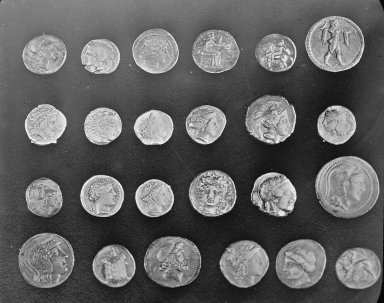
#> input picture skimage.data.coins(), 384 x 303 px
$ jupyter execute 02-filter_basics.ipynb
#> lines starting #> are read from the running program, lines starting #| are printed output that depends on the picture
## Q7 - Filtering

**Exercise overview**
Apply filters to a picture of coins, template matching to a sunflower picture and edge detection to a picture of people

### a
_Focus on filtering (convolution and correlation, blurring/smoothing, noise)_

**Filters/Kernels**
- Correlation: Small filter/kernal that slides over the image pixel-by-pixel, applying a weighted sum of the neighboring pixels (**inner product**).
- Convolution: Flips the kernel both horizontally and vertically before applying.

**Uses**
- **Noise removal**:
    - Blurring (e.g. mean, Gaussian blur) reduces noise in the image by averaging neighboring pixel values.
    - The larger, the more it smooths but might loose details
    - $\text{Kernel} = \frac{1}{16} \begin{bmatrix} 1 & 2 & 1 \\ 2 & 4 & 2 \\ 1 & 2 & 1 \end{bmatrix}$

- **Preprocessing of images**
    - Sharpen, shift, brighten
    - Sharpen:
    $K_1=\frac{1}{9}\left[
	\begin{array}{r r r}
		-1 & -1 & -1 \\
		-1 & 17 & -1 \\
		-1 & -1 & -1
	\end{array} \right]$
- **Element detection (Template Matching)**:
	- Uses filters to find similar/equal patterns (templates) in an image.
    - Normalize pixels
    - Dot product measure similarity
    - Areas with close to the same pixels value as the filter will get a high similarity (bright)
- **Edge Detection**

### b
_Focus on filtering (derivatives, gradients, edges)_

**Filters be used for edge detection in images**
- Edges are sudden changes in intensity
- **Approximate** the gradient for **discrete** values like pixels to be:
    - Difference between intensitiy between one pixel and the next
- Gradients measure **how pixel intensity changes** between neighboring pixels (i.e., the “slope” of intensity changes between two points).
    - **Large positive or negative gradients:** Sharp intensity changes (e.g., edges).
    - **Small gradients:** Little intensity change.
- 1D Sobel filter:
    - [3, 4, 6, 10, 15]
    - Convolving with [1, -1] gives: (4 - 3) = 1
- 2D: Use separate filters for **horizontal (x)** and **vertical (y)** gradients

# Filtering
This exercise is about understanding how filters can be applied to modify, or extract specific features from images.

<article class="message">
    <div class="message-body">
        <strong>List of individual tasks</strong>
        <ul style="list-style: none;">
            <li>
            <a href="#pixel_shift1">Task 1: Shifting pixels</a>
            </li>
            <li>
            <a href="#gaussian">Task 2: Gaussian blurring</a>
            </li>
            <li>
            <a href="#template_match">Task 3: Template matching</a>
            </li>
            <li>
            <a href="#sharp">Task 4: Sharpening</a>
            </li>
            <li>
            <a href="#gradient_features0">Task 5: Apply sobel filters</a>
            </li>
            <li>
            <a href="#gradient_features">Task 6: Implementing convolution</a>
            </li>
        </ul>
    </div>
</article>

Run the following cell to import the libraries:

[cell 1]
import numpy as np
from skimage import data, color
from scipy.ndimage import convolve
from skimage import feature, transform, io
import matplotlib.pyplot as plt

The same set of example images from the Scikit-Image library used in the tutorial will be used. The code below can be used or modified to load and inspect any of the images.

[cell 2]
print(data.__all__)
plt.imshow(data.coins(), cmap="gray")
plt.axis(False)

---
**Task 1 (easy): Shifting pixels👩‍💻♾️**
This exercise is about understanding the fundamentals of linear filters to shift pixels in a certain direction. The actual filter may have little practical relevance.
1. Construct a filter that shifts pixels of an image by $n$ pixels to the right. Create a function with parameter `n`
 that returns a filter that shifts the pixels of an image by `n`
 pixels to the right.
2. Apply the filter (convolution) to one of the example images and show the results. Experiment with different values for `n`
.
3. Create the functions `shift_to_left`
, `shift_to_up`
, and `shift_to_down`
 to shift the input images $n$ pixels to the left, up and down. Use one of the example images to test these functions and evaluate whether the images are correctly shifted.
4. Modify the filter to not only shift the pixel to the right (or the other directions) but also decreases its brightness.

---

[cell 3]
from click import BadArgumentUsage
import numpy as np
from scipy.ndimage import convolve
import matplotlib.pyplot as plt
from skimage import data

def shift_to_right(n, brightness_scale=0.4):
    """
    Shifts an image to the right by n pixels.
    And scales down the brightness
    """
    # Kernel with scaling factor placed n columns from the left (shifting right).
    kernel = np.zeros((1, n+1))
    kernel[0, -1] = brightness_scale  # Place brightning factor at the far right of the kernel
    return kernel
    # Filter: [0, 0, 0.4]

def shift_to_left(n, brightness_scale=0.4):
    """
    Shifts an image to the left by n pixels.
    And scales down the brightness
    """
    # Kernel with scaling factor placed n columns from the right (shifting left).
    kernel = np.zeros((1, n+1))
    kernel[0, 0] = brightness_scale  # Place scaling factor at the far left of the kernel
    return kernel
    # Filter: [0.4, 0, 0]

def shift_to_down(n, brightness_scale=1):
    """
    Shifts an image down by n pixels.
    And scales down the brightness
    """
    # Kernel with scaling factor placed n rows from the top (shifting down).
    kernel = np.zeros((n+1, 1))
    kernel[-1, 0] = brightness_scale  # Place scaling factor at the bottom of the kernel
    return kernel

def shift_to_up(n, brightness_scale=1):
    """
    Shifts an image up by n pixels.
    And scales down the brightness
    """
    # Kernel with scaling factor placed n rows from the bottom (shifting up).
    kernel = np.zeros((n+1, 1))
    kernel[0, 0] = brightness_scale  # Place scaling factor at the top of the kernel
    return kernel

# Applying the shift to the image
image = data.coins()
#> image is the input picture: shape (303, 384); min 1, max 252, mean 96.9
shifted_image_right = convolve(image, shift_to_right(100))
shifted_image_left = convolve(image, shift_to_left(100))
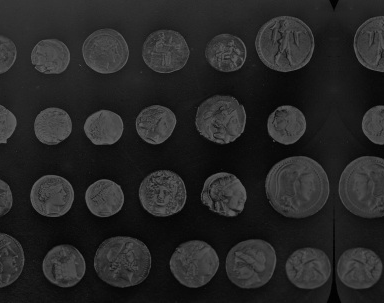
#> shifted_image_left: shape (303, 384); min 0, max 100, mean 38
shifted_image_down = convolve(image, shift_to_down(100))
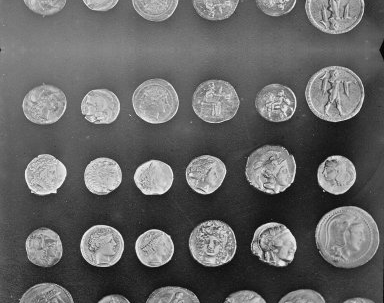
#> shifted_image_down: shape (303, 384); min 2, max 252, mean 101.1
shifted_image_up = convolve(image, shift_to_up(100))
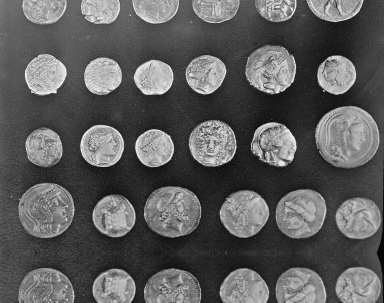
#> shifted_image_up: shape (303, 384); min 1, max 252, mean 92.6

# Plotting the results
fig, ax = plt.subplots(1, 4, figsize=(20, 5))
ax[0].imshow(shifted_image_right, cmap='gray')
ax[0].set_title('Shift Right')
ax[1].imshow(shifted_image_left, cmap='gray')
ax[1].set_title('Shift Left')
ax[2].imshow(shifted_image_down, cmap='gray')
ax[2].set_title('Shift Down')
ax[3].imshow(shifted_image_up, cmap='gray')
ax[3].set_title('Shift Up')
plt.show()

---
**Task 2 (medium): Gaussian blurring👩‍💻**
The following steps will construct a Gaussian filter and apply it to an image:
1. Design a 3x3 filter for Gaussian blurring. Each element of the filter should be filled with values that approximate a Gaussian function.

**Hint**
The filter was covered during the lecture.

2. Display the Gaussian Blur filter using the cell below.
3. Apply the filter to one of the example images and display the original and blurred images side by side.
4. Explain the underlying reasons for the observed effects produced by this filter.
5. Increase the size of the Gaussian blurring filter (shown below). Apply the filter to the selected image and compare the results to the results obtained in the previous steps. Explain the observed effects.

$$
\begin{equation}
\frac{1}{256}
\begin{bmatrix}
1 & 4 & 6 & 4 & 1 \\
4 & 16 & 24 & 16 & 4 \\
6 & 24 & 36 & 24 & 6 \\
4 & 16 & 24 & 16 & 4 \\
1 & 4 & 6 & 4 & 1 \\
\end{bmatrix}
\end{equation}
$$

---

[cell 4]
# write your solution here
gaussian_blur_filter = np.array([[1, 2, 1],
                                 [2, 4, 2],
                                 [1, 2, 1]]) / 16 # normalizing the filter so the sum of all elements is 1

# Plot the Gaussian Blur Filter
plt.figure(figsize=(4, 4))
plt.title('Gaussian Blur Filter')
plt.imshow(gaussian_blur_filter, cmap='gray')
plt.axis('off')
plt.show()

# Plot the original and the blurred image
plt.figure(figsize=(10, 5))
plt.subplot(1, 2, 1)
plt.title('Original Image')
plt.imshow(image, cmap='gray')
plt.axis('off')

# Apply the Gaussian Blur Filter to the image
blurred_image = convolve(image, gaussian_blur_filter)

plt.subplot(1, 2, 2)
plt.title('Blurred Image')
plt.imshow(blurred_image, cmap='gray')
plt.axis('off')

plt.tight_layout()
plt.show()


# Increase size of Gaussian filter to 5x5
gaussian_blur_filter_5x5 = np.array([[1, 4, 6, 4, 1],
                                     [4, 16, 24, 16, 4],
                                     [6, 24, 36, 24, 6],
                                     [4, 16, 24, 16, 4],
                                     [1, 4, 6, 4, 1]]) / 256 # normalizing the filter so the sum of all elements is 1

# Plot the Gaussian Blur Filter
plt.figure(figsize=(4, 4))
plt.title('Gaussian Blur Filter 5x5')
plt.imshow(gaussian_blur_filter_5x5, cmap='gray')
plt.axis('off')
plt.show()
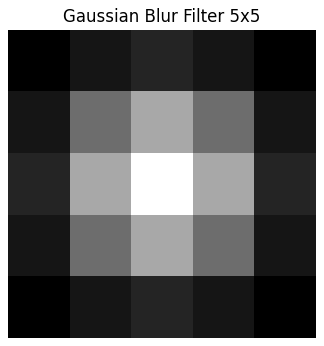
#> figure drawn by matplotlib, 1 panel

# Plot the original and the blurred image
plt.figure(figsize=(10, 5))
plt.subplot(1, 2, 1)
plt.title('Original Image')
plt.imshow(image, cmap='gray')
plt.axis('off')

# Apply the Gaussian Blur Filter to the image
blurred_image_5x5 = convolve(image, gaussian_blur_filter_5x5)

plt.subplot(1, 2, 2)
plt.title('Blurred Image 5x5')
plt.imshow(blurred_image_5x5, cmap='gray')
plt.axis('off')

plt.tight_layout()
plt.show()

---
**Task 3 (medium): Template matching👩‍💻**
The following exercise is about implementing template matching on the sunflower image (`sunflowers.jpg`
) found in the data library for this week's exercises.
1. Run the cell below to load the image, convert it to grayscale and normalize its pixel values.
2. Define a rectangular region of interest (ROI) within the image. This ROI will serve as the template you want to extract from the image and it should include the flower head of a single sunflower. Extract the template and display it.
3. Implement template matching by using the [`skimage.feature.match_template`
](https://scikit-image.org/docs/stable/auto_examples/features_detection/plot_template.html)
 function. The function returns a two-dimensional array (correlation map) that indicate the similarity or correlation between the template and regions of the input image. Display the results.
4. Was the template correctly matched to the original image? Were there any other areas that appeared to be potential matches?
5. (Optional) Repeat the steps above using convolution. What differences and similarities do you observe and why? Does it change if you normalize the filters or the image (or both) prior to convolution?

---

[cell 5]
img = io.imread("data/sunflowers.jpg")
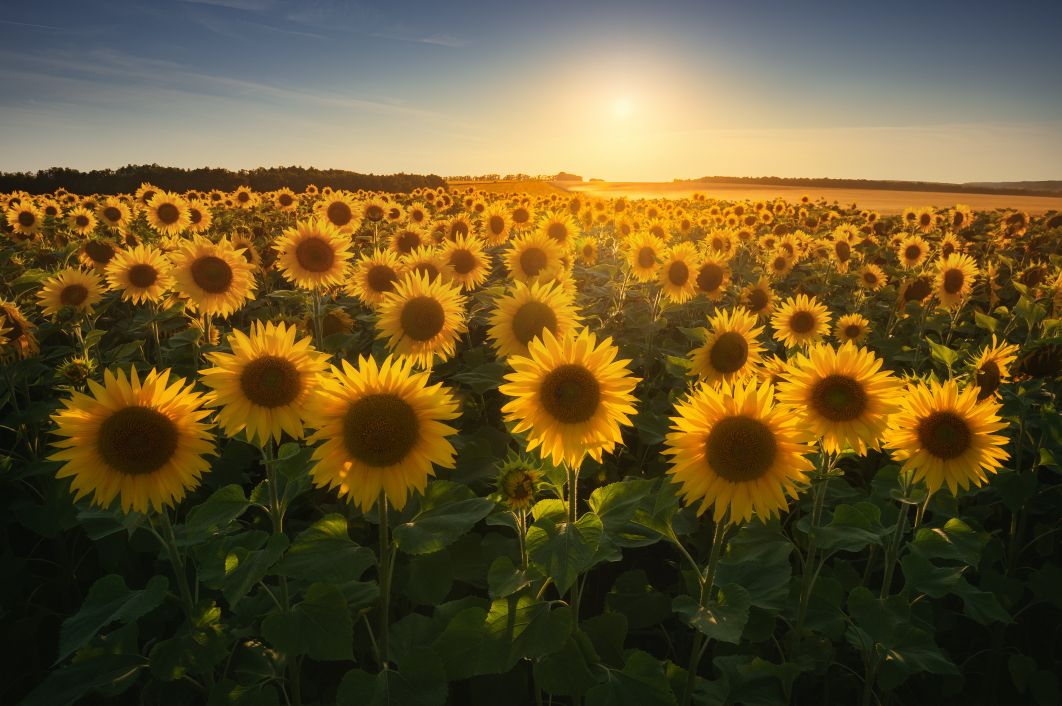
#> input picture Q7 - Filtering/week8/data/sunflowers.jpg, 2124 x 1411 px (shown at 1/2 size)
#> img is the input picture: shape (1411, 2124, 3); mean R, G, B 103.1, 85.1, 44
img = color.rgb2gray(img).astype(np.float32)/255.
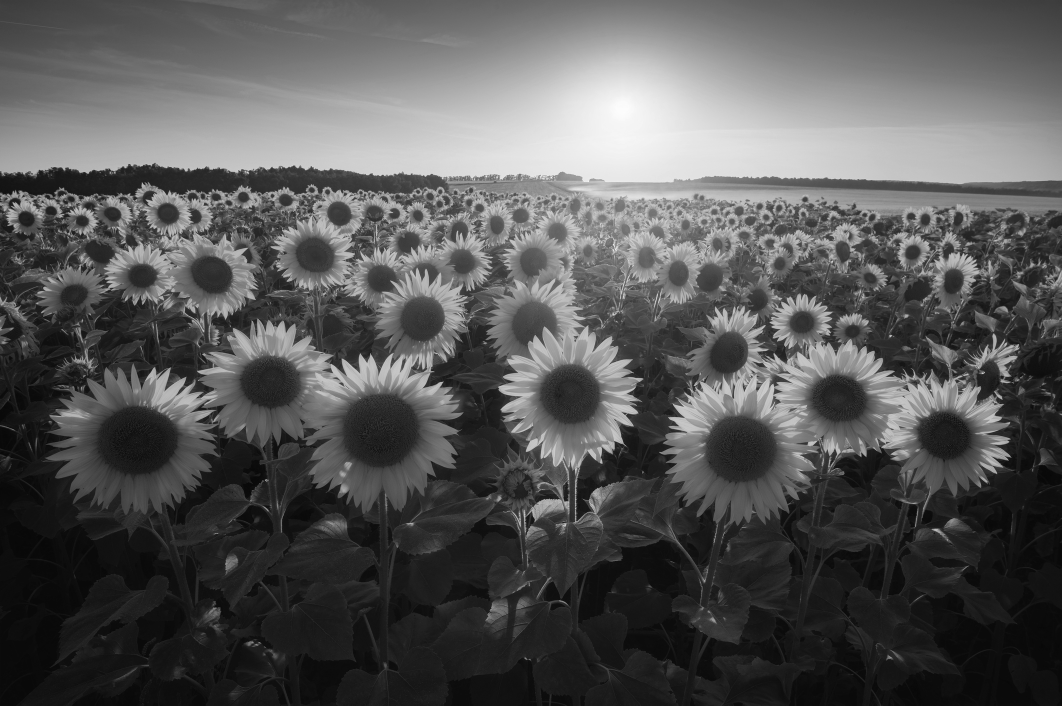
#> img: shape (1411, 2124) float32 (shown at 1/2 size); min 1.76e-05, max 0.00383, mean 0.00132; drawn with min black and max white

# Define a rectangular region of intrerest (ROI) in the image
# Should include the flower head of a single sunflower
roi = img[720:1040, 100:440]
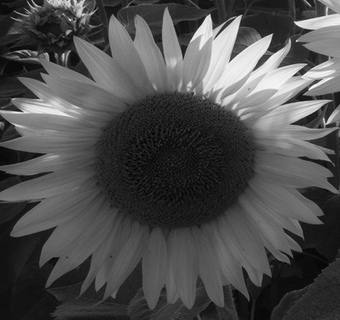
#> roi: shape (320, 340) float32; min 0.00011, max 0.00298, mean 0.000982; drawn with min black and max white
# Display the template
plt.figure(figsize=(5, 5))
plt.title('Sunflower Head')
plt.imshow(roi, cmap='gray')
plt.show()

# Implement template matching using skimage.feature.match_template
# This function returns a 2D array with the similarity scores at each pixel location

# The maximum value in this array corresponds to the location of the template in the image
result = feature.match_template(img, roi)
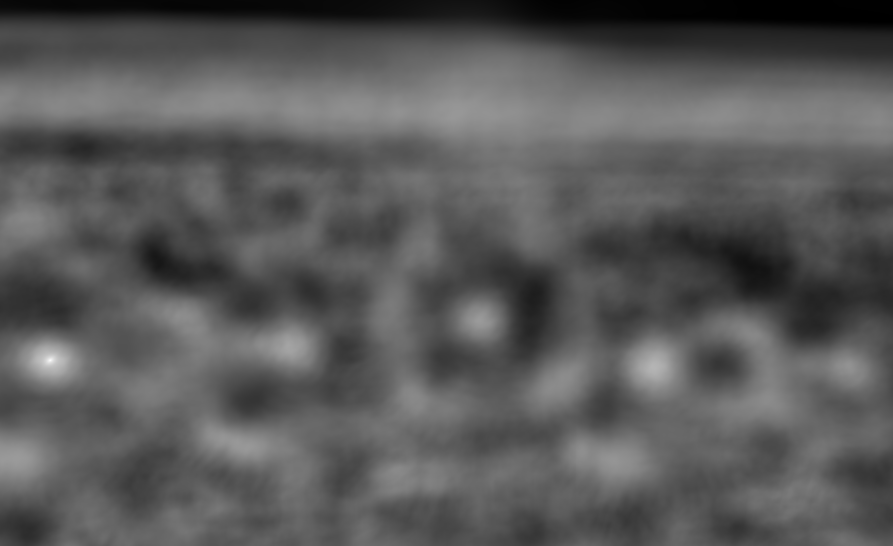
#> result: shape (1092, 1785) float32 (shown at 1/2 size); min -0.386, max 1, mean 0.0986; drawn with min black and max white
# Display the result of template matching
plt.figure(figsize=(10, 5))
plt.subplot(1, 2, 1)
plt.title('Sunflower Image')
plt.imshow(img, cmap='gray')
plt.axis('off')
plt.subplot(1, 2, 2)
plt.title('Matching Result')
plt.imshow(result, cmap='gray')
plt.axis('off')
plt.show()


# [22 lines of commented-out code are left out]

---
**Task 4 (medium): Sharpening👩‍💻💡**
This task is about creating filters to sharpen the pixels of an input image, making details look clearer than in the original image. The following filters can be used for image sharpening:

$$
K_1=\frac{1}{9}\left[
	\begin{array}{r r r}
		-1 & -1 & -1 \\
		-1 & 17 & -1 \\
		-1 & -1 & -1
	\end{array}
\right],
K_2=\left[
	\begin{array}{r r r}
		-1 & -1 & -1 \\
		-1 &  9 & -1 \\
		-1 & -1 & -1
	\end{array}
\right]
$$
Notice that in this case the filter values sum to one.
1. Why do sharpen filters contain a single positive value at their centers, which are completely surrounded by negative values? Explain why the filters $K_1$ and $K_2$ lead to sharpening.

2. Define the above filters as Numpy arrays.

3. Use the filters $K_1$ and $K_2$ to sharpen one of the example images from the Scikit-Image library. Show the two filtered images and compare them with the original input image.

4. Implement the sharpening filter shown below and apply it to the selected image. Reflect on the effects of increasing the size of the sharpening filter.

$$
\frac{1}{8}
\begin{bmatrix}
-1 & -1 & -1 & -1 & -1 \\
-1 & 2 & 2 & 2 & -1 \\
-1 & 2 & 8 & 2 & -1 \\
-1 & 2 & 2 & 2 & -1 \\
-1 & -1 & -1 & -1 & -1 \\
\end{bmatrix}
$$

---

[cell 6]
# write your solution here
"""
Sharpening filters are designed to enhance the edges within an image by emphasizing the differences between adjacent pixel values.
The central positive value in the filter helps in retaining the intensity of the current pixel, while the surrounding negative values reduce the contribution of neighboring pixels. This contrast enhancement makes edges and details appear more defined.
"""

# Define sharpening filter K1
K1 = np.array([
    [-1, -1, -1],
    [-1, 17, -1],
    [-1, -1, -1]
]) / 9  # Normalizing by dividing by the sum of weights

# Define sharpening filter K2
K2 = np.array([
    [-1, -1, -1],
    [-1, 9, -1],
    [-1, -1, -1]
])

# Use the filters k1 and k2 to sharpen an image
sharpened_image_k1 = convolve(image, K1)
sharpened_image_k2 = convolve(image, K2)

from scipy.ndimage import convolve
import matplotlib.pyplot as plt

# Load an example image
image = (data.coins())

# Apply the K1 and K2 filters
sharpened_image_K1 = convolve(image, K1)
sharpened_image_K2 = convolve(image, K2)

# Plot the results
fig, axes = plt.subplots(1, 3, figsize=(15, 5))
axes[0].imshow(image, cmap='gray')
axes[0].set_title('Original Image')
axes[0].axis('off')

axes[1].imshow(sharpened_image_K1, cmap='gray')
axes[1].set_title('Sharpened with K1')
axes[1].axis('off')

axes[2].imshow(sharpened_image_K2, cmap='gray')
axes[2].set_title('Sharpened with K2')
axes[2].axis('off')

plt.show()


# A larger filter
K3 = np.array([[ -1, -1, -1, -1, -1],
              [ -1,  2,  2,  2, -1],
              [ -1,  2,  8,  2, -1],
              [ -1,  2,  2,  2, -1],
              [ -1, -1, -1, -1, -1]]) / 8

# Apply to image
sharpened_image_K3 = convolve(image, K3)

# Plot the results
fig, axes = plt.subplots(1, 2, figsize=(15, 5))
axes[0].imshow(image, cmap='gray')
axes[0].set_title('Original Image')
axes[0].axis('off')

axes[1].imshow(sharpened_image_K3, cmap='gray')
axes[1].set_title('Sharpened with K1')
axes[1].axis('off')

---
**Task 5 (medium): Apply sobel filters👩‍💻**
The goal in this task is to construct derivative (sobel) filters in the x and y direction, and apply them to the image by using convolution.
The following steps must be completed:
1. Constuct the two gradient filters defined by the matrices below:

$$
sobel_x=\left[
	\begin{array}{r r r}
		-1 & 0 & 1 \\
		-2 & 0 & 2 \\
		-1 & 0 & 1
	\end{array}
\right],
sobel_y=\left[
	\begin{array}{r r r}
		-1 & -2 & -1 \\
		0 &  0 & 0 \\
		1 & 2 & 1
	\end{array}
\right]
$$
2. Apply the sobel filters using  `convolve`
 from scipy on the sample image. Run the cell below to display the results.

---

[cell 7]
fn =  "./data/people01.jpg"
image = plt.imread(fn)
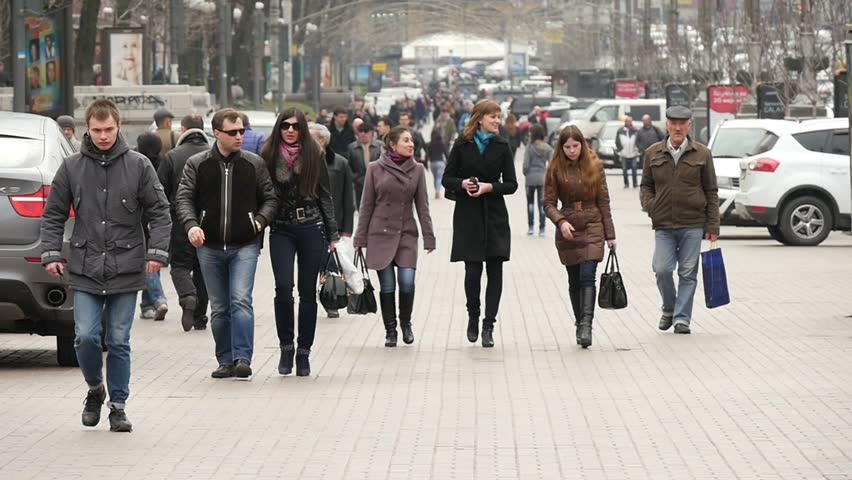
#> input picture Q7 - Filtering/week8/data/people01.jpg, 852 x 480 px
#> image is the input picture: shape (480, 852, 3); mean R, G, B 152.3, 146.7, 141.6

def rgb2gray(rgb):
    """Convert RGB image to grayscale
       Parameters:
        rgb : RGB image
       Returns:
        Grayscale image
    """
    return np.dot(rgb[...,:3], [0.2989, 0.5870, 0.1140])


# Convert the image to grayscale
gray_image = rgb2gray(image)

# Compute the gradients using the Sobel operator
# Define the Sobel operator kernels.

# Step 1: construct sobel filters
sobelx = np.array([[-1, 0, 1],
                   [-2, 0, 2],
                   [-1, 0, 1]])
sobely = np.array([[-1, -2, -1],
                   [ 0,  0,  0],
                   [ 1,  2,  1]])

# Step 2: convolve the image with the filters
image_gradient_x = convolve(gray_image, sobelx)
image_gradient_y = convolve(gray_image, sobely)
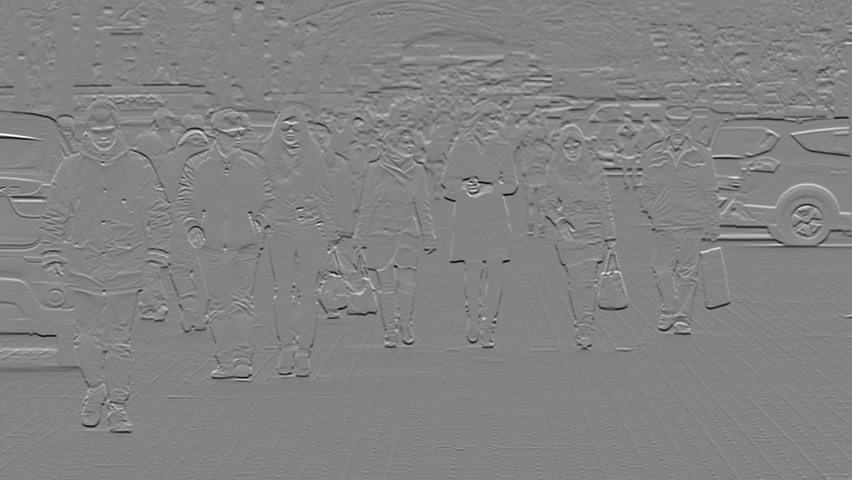
#> image_gradient_y: shape (480, 852) float64; min -971.2, max 911.3, mean -1.6; drawn with min black and max white

# Step 3:  Visualize the original image and gradients with the following subplot template

plt.figure(figsize=(15, 5))
plt.subplot(1, 3, 1)
plt.imshow(gray_image, cmap='gray'),
plt.title('Original Grayscale Image')
plt.xticks([]), plt.yticks([])  # Hides the tick values on X and Y axis

plt.subplot(1, 3, 2)
plt.imshow(image_gradient_x, cmap='gray')
plt.title('Gradient along X-axis')
plt.xticks([]), plt.yticks([])  # Hides the tick values on X and Y axis

plt.subplot(1, 3, 3)
plt.imshow(image_gradient_y, cmap='gray')
plt.title('Gradient along Y-axis')
plt.xticks([]), plt.yticks([])  # Hides the tick values on X and Y axis
plt.show()
